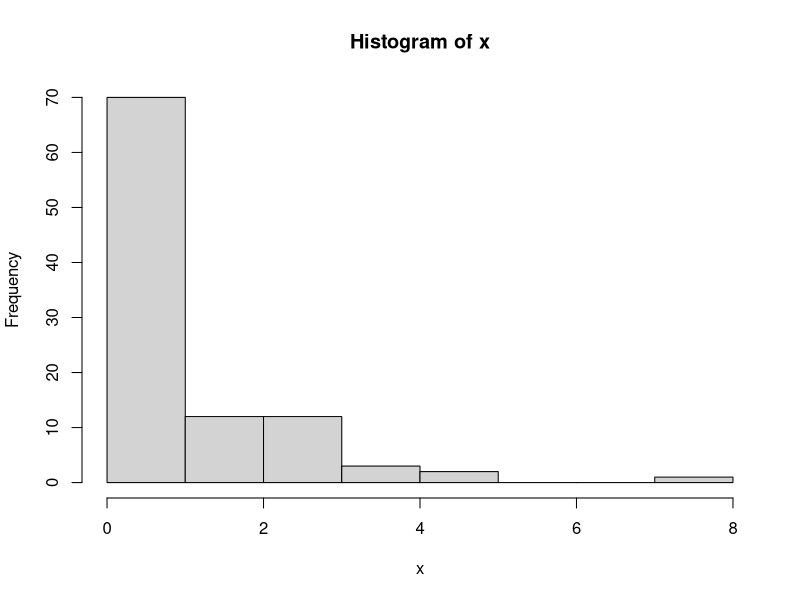
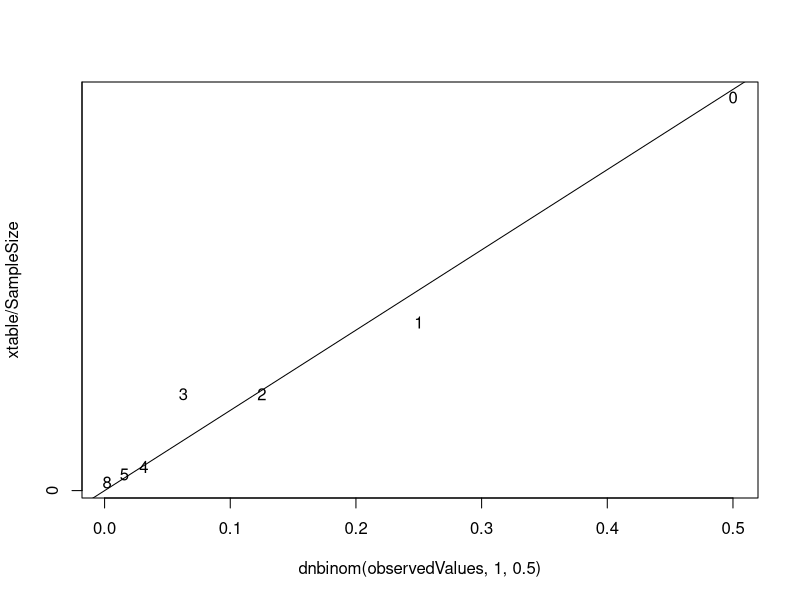
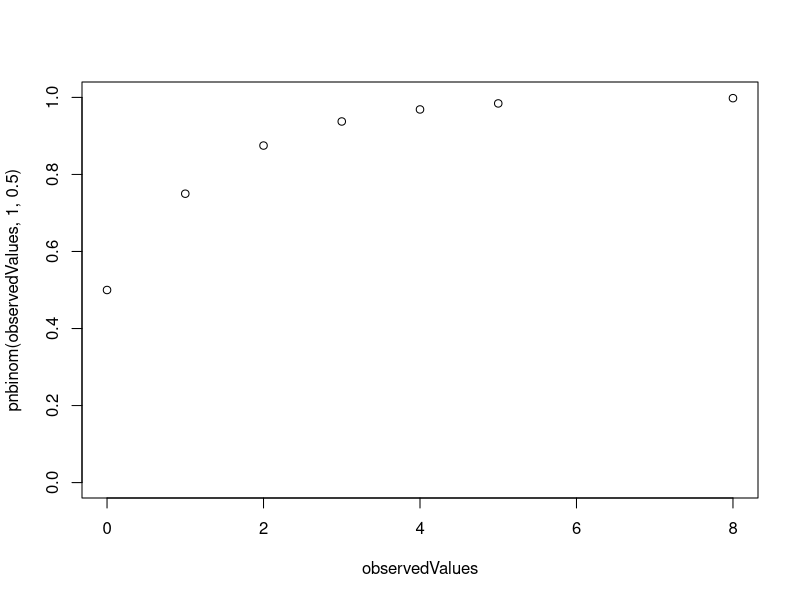
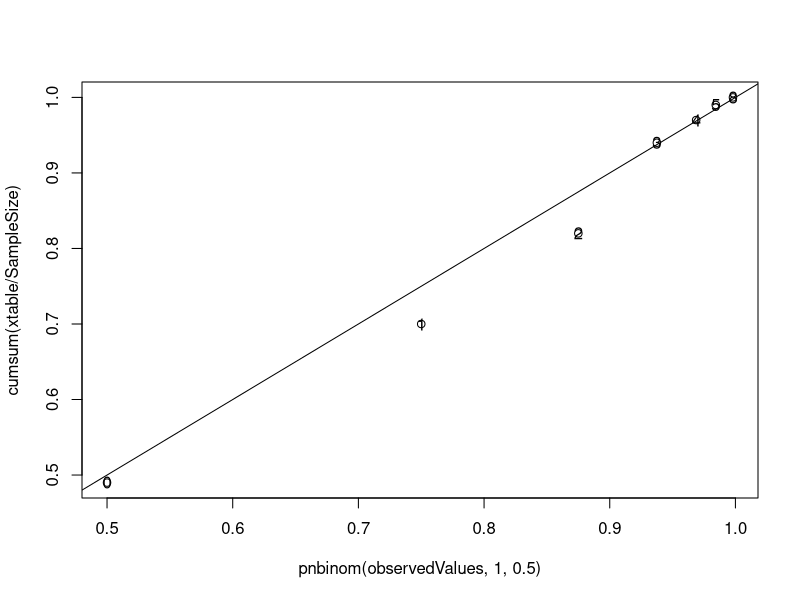
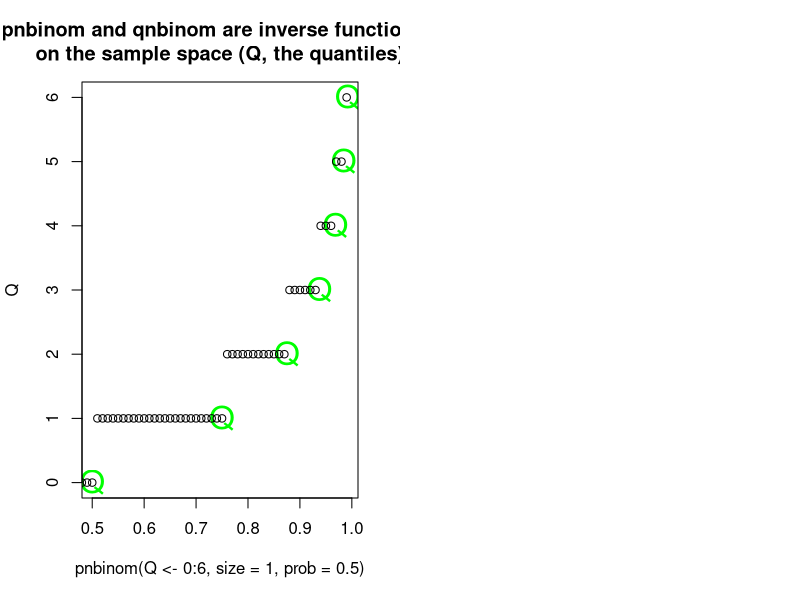

These charts were generated, in order, by the following R code:
SampleSize = 100 
x = rnbinom(SampleSize, 1, .5)
summary(x)
range(x)
hist(x)

xtable = table(x)
xtable

observedValues = as.numeric(names(xtable))
plot(dnbinom(observedValues, 1, .5),
	xtable/SampleSize, pch="")
text(dnbinom(observedValues, 1, .5),
     xtable/SampleSize,
     names(xtable))
abline(a=0, b=1)


plot(observedValues, 
     pnbinom(observedValues, 1, .5),
     ylim=0:1)
     

plot(pnbinom(observedValues, 1, .5),
	cumsum(xtable/SampleSize))
text(pnbinom(observedValues, 1, .5),
     cumsum(xtable/SampleSize),
     observedValues)
abline(a=0,b=1)

par(mfrow=c(1,2))

plot(pnbinom(Q<- 0:6, size=1, prob=0.5), Q,
       pch="Q", cex=2, col="green")

points(temp<-seq(0,1,length.out=101),
       qnbinom(temp, 1, 0.5))

title("pnbinom and qnbinom are inverse functions--\non the sample space (Q, the quantiles)")
     